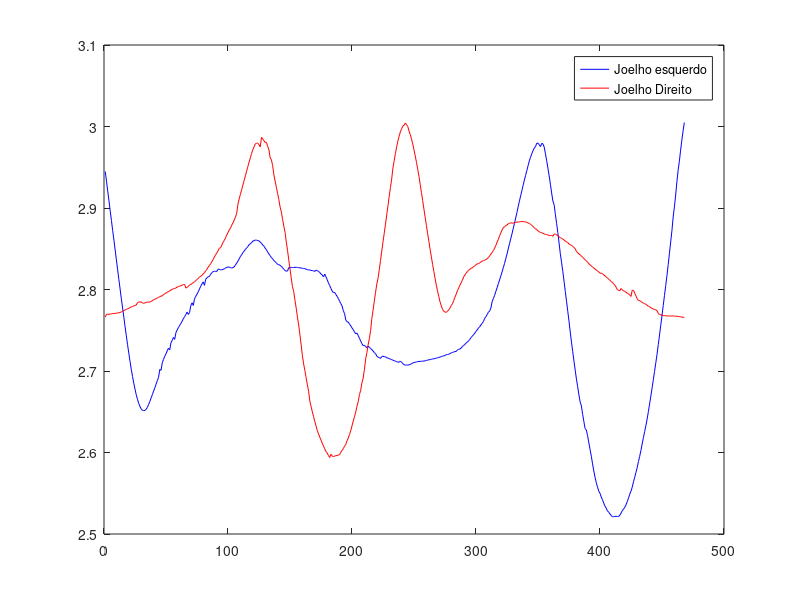

Recreate this plot in MATLAB. (Note: this script raises an error after producing the figure.)
clear all; clc; 

load angles.mat

figure();
x = angles(3).angle_left(140:607)';
y = angles(3).angle_right(140:607)';

plot(x, 'color', 'b');
hold on;
plot(y, 'color', 'r');
legend('Joelho esquerdo', 'Joelho Direito');

siso_cmac = create_siso_cmac(
	e_min = 2.5,
	e_max = 3.05,
	q = 0.0001,
	nl = 55,
	beta = 0.7,
	iterations = 200
);
siso_cmac = train(siso_cmac, x, y);


for i = 3:3
#	x = angles(i).angle_left';
#	y = angles(i).angle_right';

	o = [];
	for j = [1: size(x, 2)]
		o = [o, get_output( siso_cmac, x(j) )];
	end

	figure();
	plot(y, 'color', 'b');
	hold on;
	plot(o, 'color', 'r');
	legend('Joelho esquerdo', strcat('Aproximacao: ', mat2str(i)));
end
